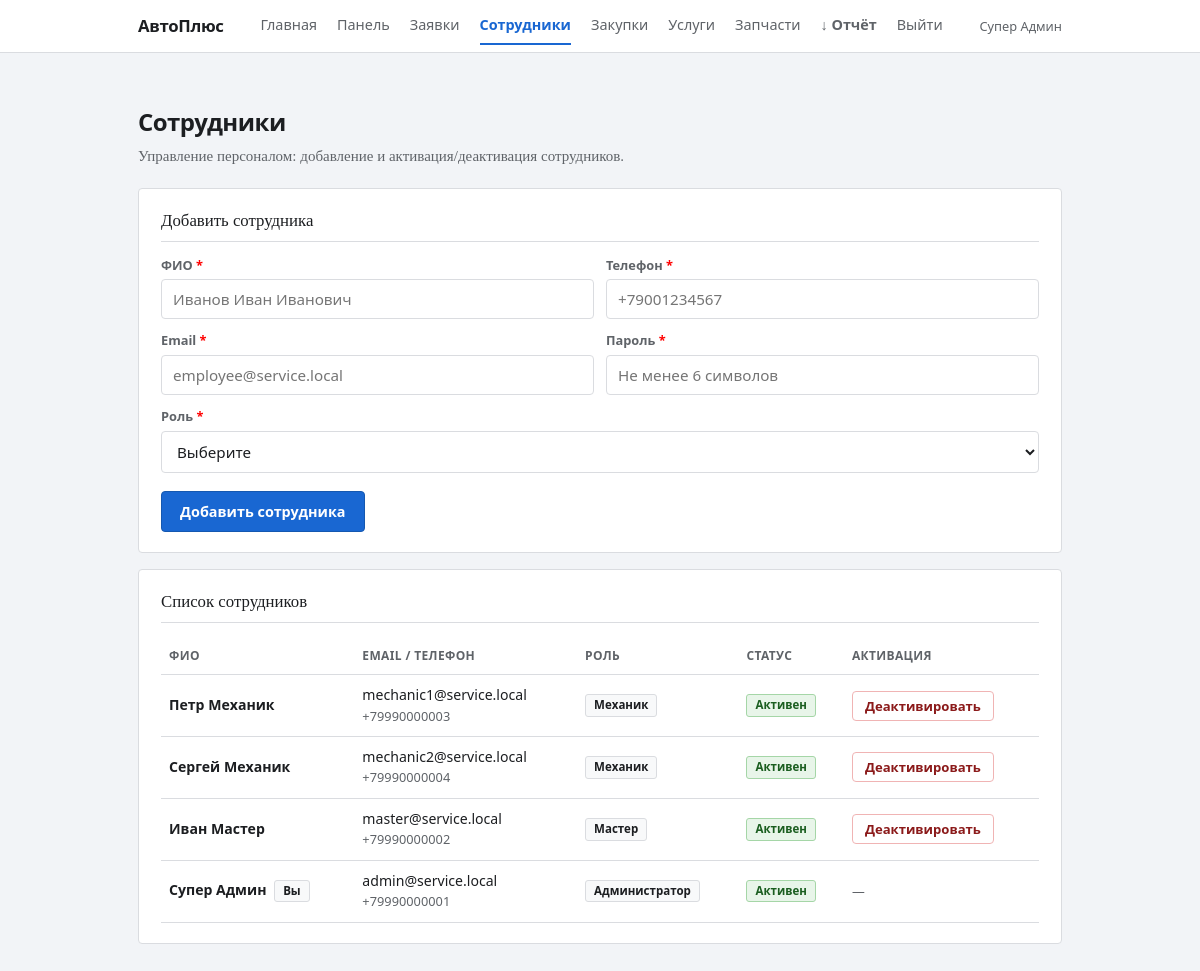
Page /pages/admin/employees.php (signed in) on the committed database.
### tables this page shows
CREATE TABLE `users` (
  `id` int UNSIGNED NOT NULL,
  `full_name` varchar(150) NOT NULL,
  `phone` varchar(30) NOT NULL,
  `email` varchar(150) NOT NULL,
  `role` enum('client','mechanic','master','admin') NOT NULL DEFAULT 'client',
  `password` varchar(255) NOT NULL,
  `is_active` tinyint(1) NOT NULL DEFAULT '1',
  `created_at` timestamp NOT NULL DEFAULT CURRENT_TIMESTAMP
);

### pages/admin/_init.php (called while the page is built, shortened)
<?php
require_once __DIR__ . '/../../config/connect_database.php';
require_once __DIR__ . '/../../controllers/AdminController.php';
$admin_user = $_SESSION['user'];
$admin_id = (int) $admin_user['id'];
$admin_controller = new AdminController($mysql_connection);

### controllers/BaseController.php (called while the page is built, shortened)
<?php
require_once __DIR__ . '/../contexts/AppContext.php';
require_once __DIR__ . '/../contexts/UserContext.php';
class BaseController
{
    protected $db;
    private ?UserContext               $_users       = null;
    public function __construct($db)
    {
        $this->db = $db;
    }
    protected function users(): UserContext               { return $this->_users       ??= new UserContext($this->db); }
    protected function requireRole(array $allowedRoles): array
    {
        $role = $_SESSION['user']['role'] ?? null;
        return [true, null];
    }
    protected function ok(array $data = []): array  { return ['success' => true,  'data' => $data]; }
}

### controllers/AdminController.php (called while the page is built, shortened)
<?php
require_once __DIR__ . '/BaseController.php';
class AdminController extends BaseController
{
    public function getEmployees(): array
    {
        $check = $this->requireRole([User::ROLE_ADMIN]);
        return $this->ok(['employees' => $this->users()->getEmployees()]);
    }
}

### contexts/AppContext.php (called while the page is built, shortened)
<?php
abstract class AppContext
{
    protected $db;
    public function __construct($db)
    {
        $this->db = $db;
    }
    protected function fetchAll(string $sql, string $types = '', array $params = []): array
    {
        if ($types === '' || $params === []) {
            $result = mysqli_query($this->db, $sql);
            return $result ? $result->fetch_all(MYSQLI_ASSOC) : [];
        }
        $stmt = mysqli_prepare($this->db, $sql);
        mysqli_stmt_bind_param($stmt, $types, ...$params);
        mysqli_stmt_execute($stmt);
        $rows = mysqli_stmt_get_result($stmt)->fetch_all(MYSQLI_ASSOC);
        return $rows;
    }
}

### contexts/UserContext.php (called while the page is built, shortened)
<?php
require_once __DIR__ . '/AppContext.php';
class UserContext extends AppContext
{
    public function getEmployees(): array
    {
        return $this->fetchAll(
            "SELECT id, full_name, phone, email, role, is_active, created_at FROM users WHERE role != 'client' ORDER BY role, full_name"
        );
    }
}

### pages/admin/employees.php (the view, shortened to what this page needs)
<?php
require_once __DIR__ . '/_init.php';
$ROLE_LABELS = [
    User::ROLE_MECHANIC => 'Механик',
    User::ROLE_MASTER   => 'Мастер',
    User::ROLE_ADMIN    => 'Администратор',
];
$employees = [];
$r = $admin_controller->getEmployees();
if ($r['success'] ?? false) {
    $employees = $r['data']['employees'] ?? [];
}
?>
<!DOCTYPE html>
<html lang="ru">
<head>
</head>
<body>
    <?php include __DIR__ . '/../../includes/site_nav.php'; ?>
    <div class="page">
        <h1 class="sans">Сотрудники</h1>
        <p class="lead">Управление персоналом: добавление и активация/деактивация сотрудников.</p>
        <section class="card">
            <h2>Добавить сотрудника</h2>
            <form method="post" action="">
                <div class="row2">
                    <div class="field">
                        <label for="full_name">ФИО <span style="color:red;">*</span></label>
                        <input id="full_name" name="full_name" type="text" required maxlength="150" placeholder="Иванов Иван Иванович">
                    </div>
                    <div class="field">
                        <label for="phone">Телефон <span style="color:red;">*</span></label>
                        <input id="phone" name="phone" type="text" required maxlength="30" placeholder="+79001234567">
                    </div>
                </div>
                <div class="row2">
                    <div class="field">
                        <label for="email">Email <span style="color:red;">*</span></label>
                        <input id="email" name="email" type="email" required maxlength="150" placeholder="employee@service.local">
                    </div>
                    <div class="field">
                        <label for="password">Пароль <span style="color:red;">*</span></label>
                        <input id="password" name="password" type="password" required minlength="6" placeholder="Не менее 6 символов">
                    </div>
                </div>
                <div class="field">
                    <label for="role">Роль <span style="color:red;">*</span></label>
                    <select id="role" name="role" required>
                        <option value="">Выберите</option>
                    </select>
                </div>
                <button type="submit" class="btn-submit">Добавить сотрудника</button>
            </form>
        </section>
        <section class="card">
            <h2>Список сотрудников</h2>
            <?php if (empty($employees)): ?>
                <p class="empty">Сотрудников пока нет.</p>
            <?php else: ?>
                <div style="overflow-x: auto;">
                    <table class="sans">
                        <thead>
                            <tr>
                                <th>ФИО</th>
                                <th>Email / Телефон</th>
                                <th>Роль</th>
                                <th>Статус</th>
                                <th>Активация</th>
                            </tr>
                        </thead>
                        <tbody>
                            <?php foreach ($employees as $emp): ?>
                                <?php
                                $eid       = (int) ($emp['id'] ?? 0);
                                $is_active = (int) ($emp['is_active'] ?? 0);
                                $is_self   = ($eid === $admin_id);
                                $row_class = $is_active ? 'emp-row' : 'emp-row emp-inactive';
                                ?>
                                <tr class="<?php echo $row_class; ?>">
                                    <td>
                                        <strong><?php echo htmlspecialchars($emp['full_name'] ?? ''); ?></strong>
                                        <?php if ($is_self): ?>
                                            <span class="badge" style="margin-left:4px;">Вы</span>
                                        <?php endif; ?>
                                    </td>
                                    <td>
                                        <?php echo htmlspecialchars($emp['email'] ?? ''); ?><br>
                                        <span class="hint"><?php echo htmlspecialchars($emp['phone'] ?? ''); ?></span>
                                    </td>
                                    <td>
                                        <span class="badge"><?php echo htmlspecialchars($ROLE_LABELS[$emp['role'] ?? ''] ?? ($emp['role'] ?? '')); ?></span>
                                    </td>
                                    <td>
                                        <?php if ($is_active): ?>
                                            <span class="badge badge-ok" style="background:var(--ok-bg);border-color:var(--ok-border);color:var(--ok-text);">Активен</span>
                                        <?php else: ?>
                                            <span class="badge badge-warn">Деактивирован</span>
                                        <?php endif; ?>
                                    </td>
                                    <td>
                                        <?php if (!$is_self): ?>
                                            <form method="post" action="" class="inline-form">
                                                <?php if ($is_active): ?>
                                                    <button type="submit" class="btn-sm btn-sm-danger"
                                                        onclick="return confirm('Деактивировать сотрудника?')">Деактивировать</button>
                                                <?php else: ?>
                                                    <input type="hidden" name="is_active" value="1">
                                                    <button type="submit" class="btn-sm btn-sm-ok">Активировать</button>
                                                <?php endif; ?>
                                            </form>
                                        <?php else: ?>
                                            <span class="hint">—</span>
                                        <?php endif; ?>
                                    </td>
                                </tr>
                            <?php endforeach; ?>
                        </tbody>
                    </table>
                </div>
            <?php endif; ?>
        </section>
    </div>
</body>
</html>

### includes/layout_styles.php (style rules this page uses)
:root { --bg: #f2f4f7; --paper: #ffffff; --text: #1c1e21; --muted: #5f6368; --border: #dadce0; --focus: #1967d2; --danger-bg: #fce8e8; --danger-border: #f0b4b4; --danger-text: #8b1a1a; --ok-bg: #e8f5e9; --ok-border: #a5d6a7; --ok-text: #1b5e20; }
* { box-sizing: border-box; }
body { margin: 0; min-height: 100vh; font-family: Georgia, "Times New Roman", serif; font-size: 15px; line-height: 1.45; color: var(--text); background: var(--bg); }
.sans { font-family: "Segoe UI", system-ui, -apple-system, sans-serif; }
.page { max-width: 960px; margin: 0 auto; padding: 24px 18px 56px; }
h1 { font-family: "Segoe UI", system-ui, sans-serif; font-size: 1.5rem; font-weight: 600; margin: 28px 0 6px; letter-spacing: -0.02em; }
.lead { margin: 0 0 20px; color: var(--muted); max-width: 48em; }
.card { font-family: "Segoe UI", system-ui, sans-serif; background: var(--paper); border: 1px solid var(--border); border-radius: 4px; padding: 20px 22px; margin-bottom: 16px; }
.card h2 { font-family: Georgia, serif; font-size: 1.05rem; font-weight: normal; margin: 0 0 14px; padding-bottom: 8px; border-bottom: 1px solid var(--border); color: var(--text); }
label { display: block; font-size: 0.8rem; font-weight: 600; color: var(--muted); margin-bottom: 5px; }
input, select, textarea { width: 100%; padding: 9px 11px; border: 1px solid var(--border); border-radius: 4px; background: #fff; color: var(--text); font-family: inherit; font-size: 0.95rem; }
.row2 { display: grid; grid-template-columns: 1fr 1fr; gap: 12px; }
.field { margin-bottom: 12px; }
.hint { font-size: 0.8rem; color: var(--muted); margin: 6px 0 0; }
.btn-submit { margin-top: 6px; padding: 10px 18px; border: 1px solid #1558b0; border-radius: 4px; background: var(--focus); color: #fff; font-weight: 600; font-size: 0.9rem; cursor: pointer; font-family: inherit; }
table { width: 100%; border-collapse: collapse; font-size: 0.88rem; }
th, td { text-align: left; padding: 10px 8px; border-bottom: 1px solid var(--border); vertical-align: top; }
th { font-weight: 600; color: var(--muted); font-size: 0.75rem; text-transform: uppercase; letter-spacing: 0.03em; }
.badge { display: inline-block; padding: 2px 8px; border-radius: 3px; font-size: 0.72rem; font-weight: 600; border: 1px solid var(--border); background: #f8f9fa; color: var(--text); }

### pages/admin/employees.php (style rules this page uses)
.emp-row td { vertical-align: middle; }
.inline-form { display: inline; }
.btn-sm { padding: 5px 12px; border: 1px solid var(--border); border-radius: 4px; background: #fff; color: var(--focus); font-size: 0.82rem; font-weight: 600; cursor: pointer; font-family: inherit; }
.btn-sm-danger { color: var(--danger-text); border-color: var(--danger-border); }

### rows in the picture
users: full_name "Петр Механик", email "mechanic1@service.local", phone "+79990000003", role "Механик", is_active "Активен"
users: full_name "Сергей Механик", email "mechanic2@service.local", phone "+79990000004", role "Механик", is_active "Активен"
users: full_name "Иван Мастер", email "master@service.local", phone "+79990000002", role "Мастер", is_active "Активен"
users: full_name "Супер Админ", shows "Вы", email "admin@service.local", phone "+79990000001", role "Администратор", is_active "Активен"

### other values in the picture
$user_label "Супер Админ"
